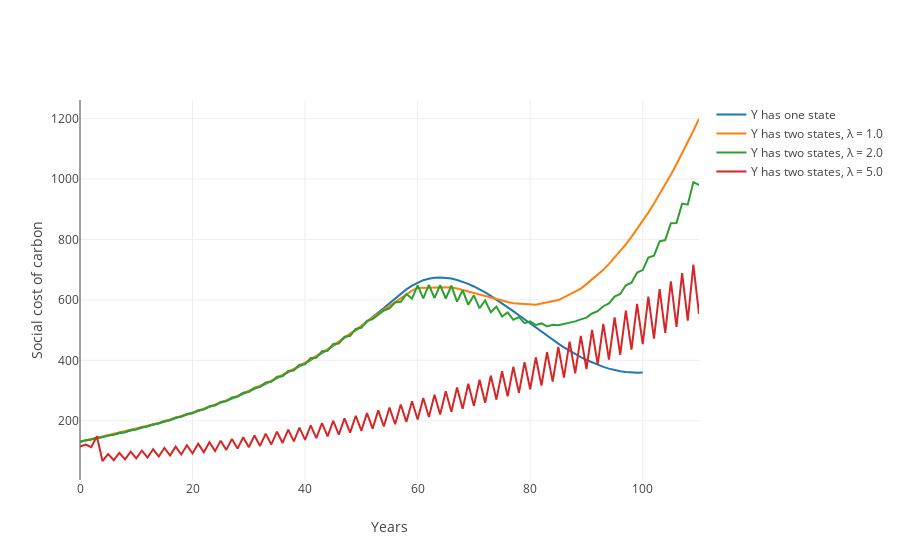

Here is the notebook cell this chart was saved with:
### Code cell
# scc λ = 1, 2, 5 and 1 state
plot_1S_vs_2S_SCC_multi_λ(et_1state, scc_list, scc_1, λ_list)
